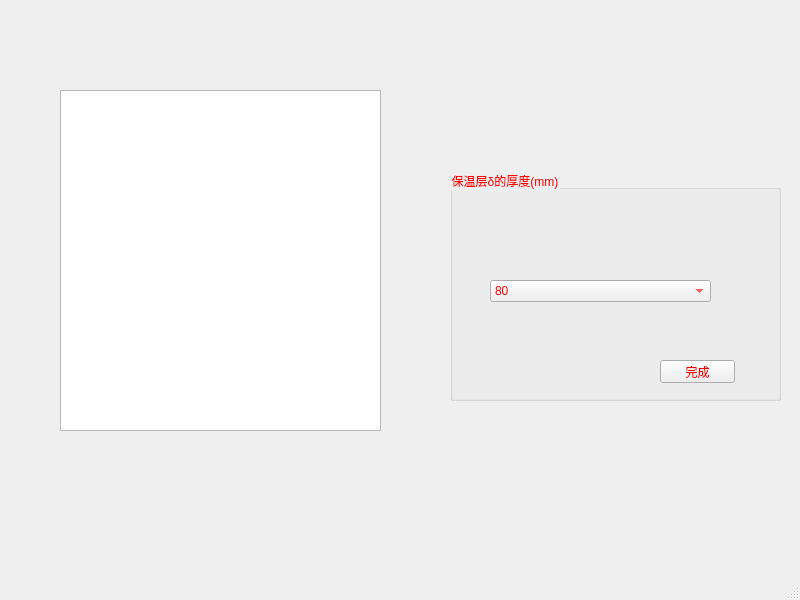
<?xml version="1.0" encoding="UTF-8"?>
<ui version="4.0">
 <class>MainWindow</class>
 <widget class="QMainWindow" name="MainWindow">
  <property name="geometry">
   <rect>
    <x>0</x>
    <y>0</y>
    <width>800</width>
    <height>600</height>
   </rect>
  </property>
  <property name="windowTitle">
   <string>MainWindow</string>
  </property>
  <widget class="QWidget" name="centralwidget">
   <widget class="QGraphicsView" name="graphicsView">
    <property name="geometry">
     <rect>
      <x>60</x>
      <y>90</y>
      <width>321</width>
      <height>341</height>
     </rect>
    </property>
    <property name="styleSheet">
     <string notr="true">border-image: url(:/wuding1/4.png);</string>
    </property>
   </widget>
   <widget class="QGroupBox" name="groupBox">
    <property name="geometry">
     <rect>
      <x>450</x>
      <y>170</y>
      <width>331</width>
      <height>231</height>
     </rect>
    </property>
    <property name="styleSheet">
     <string notr="true">color: rgb(255, 0, 0);
font: 8pt &quot;楷体&quot;;</string>
    </property>
    <property name="title">
     <string>保温层δ的厚度(mm)</string>
    </property>
    <widget class="QComboBox" name="comboBox">
     <property name="geometry">
      <rect>
       <x>40</x>
       <y>110</y>
       <width>221</width>
       <height>22</height>
      </rect>
     </property>
     <item>
      <property name="text">
       <string>80</string>
      </property>
     </item>
     <item>
      <property name="text">
       <string>60</string>
      </property>
     </item>
     <item>
      <property name="text">
       <string>50</string>
      </property>
     </item>
     <item>
      <property name="text">
       <string>40</string>
      </property>
     </item>
     <item>
      <property name="text">
       <string>30</string>
      </property>
     </item>
    </widget>
    <widget class="QPushButton" name="fff">
     <property name="geometry">
      <rect>
       <x>210</x>
       <y>190</y>
       <width>75</width>
       <height>23</height>
      </rect>
     </property>
     <property name="text">
      <string>完成</string>
     </property>
    </widget>
   </widget>
  </widget>
  <widget class="QMenuBar" name="menubar">
   <property name="geometry">
    <rect>
     <x>0</x>
     <y>0</y>
     <width>800</width>
     <height>22</height>
    </rect>
   </property>
  </widget>
  <widget class="QStatusBar" name="statusbar"/>
 </widget>
 <resources>
  <include location="../pic/wuding.qrc"/>
 </resources>
 <connections/>
</ui>
